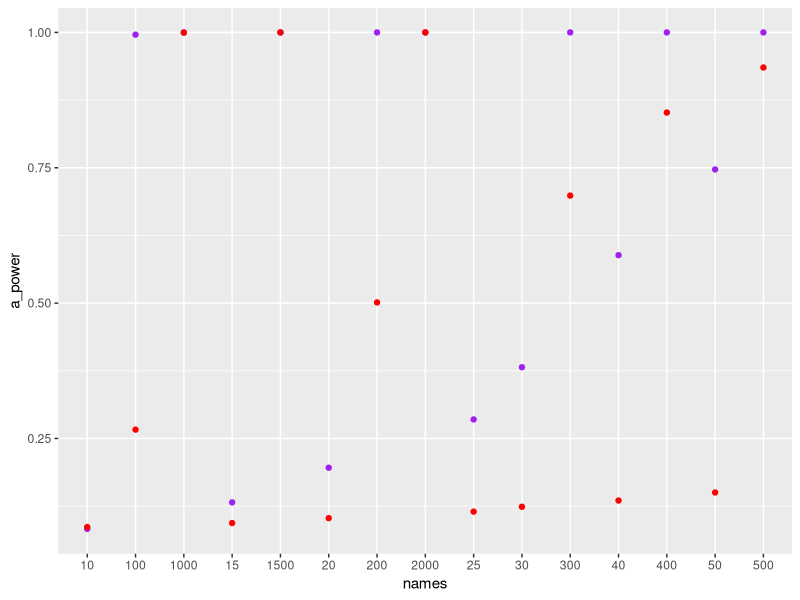

Here is the R script that generated this plot:
library(ggplot2)

a <- read.table("unifKSstandardized.csv")

a <- data.frame(a)
a_ssizes <- a[,1]
a_power <- seq(0, 1, 10)
names <- as.character(a_ssizes)
a[,1] <- names

ggplot(a, aes(x=names, y=a_power)) + 
  geom_line(aes(y=powerSW), color="purple") +
  geom_point(aes(y=powerSW), color="purple") +
  geom_line(aes(y=powerKS), color="red") + 
  geom_point(aes(y=powerKS), color="red") 
